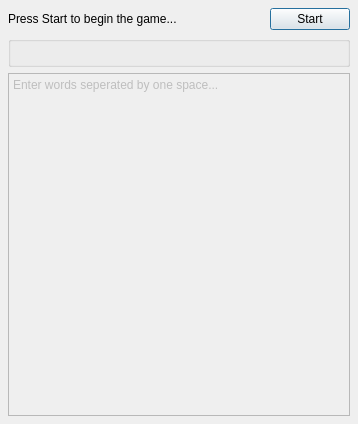
<?xml version="1.0" encoding="UTF-8"?>
<ui version="4.0">
 <class>MainWindow</class>
 <widget class="QDialog" name="MainWindow">
  <property name="enabled">
   <bool>true</bool>
  </property>
  <property name="geometry">
   <rect>
    <x>0</x>
    <y>0</y>
    <width>358</width>
    <height>424</height>
   </rect>
  </property>
  <property name="sizePolicy">
   <sizepolicy hsizetype="Expanding" vsizetype="Expanding">
    <horstretch>0</horstretch>
    <verstretch>0</verstretch>
   </sizepolicy>
  </property>
  <property name="acceptDrops">
   <bool>false</bool>
  </property>
  <property name="windowTitle">
   <string>Boggle</string>
  </property>
  <property name="sizeGripEnabled">
   <bool>false</bool>
  </property>
  <layout class="QHBoxLayout" name="horizontalLayout_2">
   <property name="margin">
    <number>8</number>
   </property>
   <item>
    <layout class="QVBoxLayout" name="gameLayout">
     <property name="spacing">
      <number>-1</number>
     </property>
     <property name="leftMargin">
      <number>0</number>
     </property>
     <item>
      <layout class="QHBoxLayout" name="statusLayout">
       <item>
        <widget class="QLabel" name="gameStatus">
         <property name="text">
          <string>Press Start to begin the game...</string>
         </property>
         <property name="buddy">
          <cstring>startButton</cstring>
         </property>
        </widget>
       </item>
       <item>
        <spacer name="statusSpacer">
         <property name="orientation">
          <enum>Qt::Horizontal</enum>
         </property>
         <property name="sizeHint" stdset="0">
          <size>
           <width>40</width>
           <height>20</height>
          </size>
         </property>
        </spacer>
       </item>
       <item>
        <widget class="QPushButton" name="startButton">
         <property name="text">
          <string>Start</string>
         </property>
        </widget>
       </item>
      </layout>
     </item>
     <item>
      <widget class="QGroupBox" name="gridBox">
       <layout class="QGridLayout" name="gridLayout">
        <item row="0" column="0">
         <layout class="QGridLayout" name="piecesLayout"/>
        </item>
       </layout>
      </widget>
     </item>
     <item>
      <widget class="QPlainTextEdit" name="wordEdit">
       <property name="enabled">
        <bool>false</bool>
       </property>
       <property name="sizePolicy">
        <sizepolicy hsizetype="Expanding" vsizetype="MinimumExpanding">
         <horstretch>0</horstretch>
         <verstretch>0</verstretch>
        </sizepolicy>
       </property>
       <property name="plainText">
        <string>Enter words seperated by one space...</string>
       </property>
      </widget>
     </item>
    </layout>
   </item>
  </layout>
 </widget>
 <tabstops>
  <tabstop>startButton</tabstop>
 </tabstops>
 <resources/>
 <connections/>
</ui>
